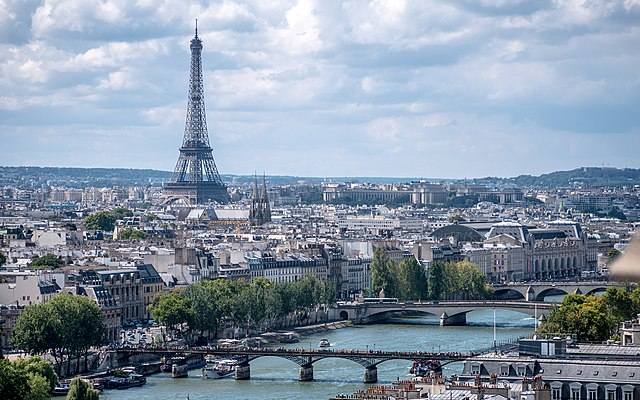
#> input picture przesuwanieObrazu/paris.jpg, 640 x 400 px
$ python zad4.py
#> lines starting #> are read from the running program, lines starting #| are printed output that depends on the picture
import cv2 as cv
import imutils

image = cv.imread('paris.jpg')
#> image is the input picture: shape (400, 640, 3); mean B, G, R 163.9, 147.5, 133.2

cv.imshow("Image", image)

shifted = imutils.translate(image, 100, 50)
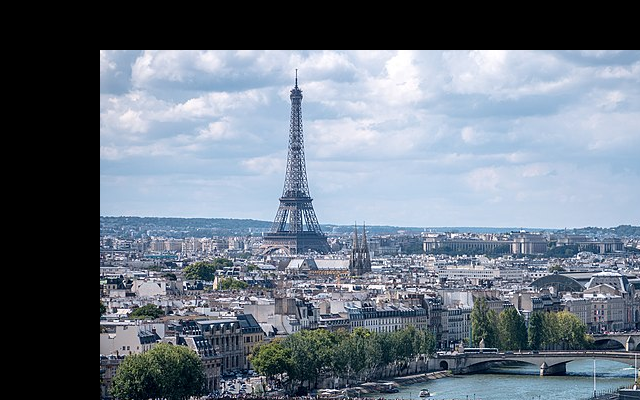
#> shifted: shape (400, 640, 3); mean B, G, R 128.7, 115.8, 105.1
cv.imshow("Shifted Down", shifted)

cv.waitKey(0)
cv.destroyAllWindows()
